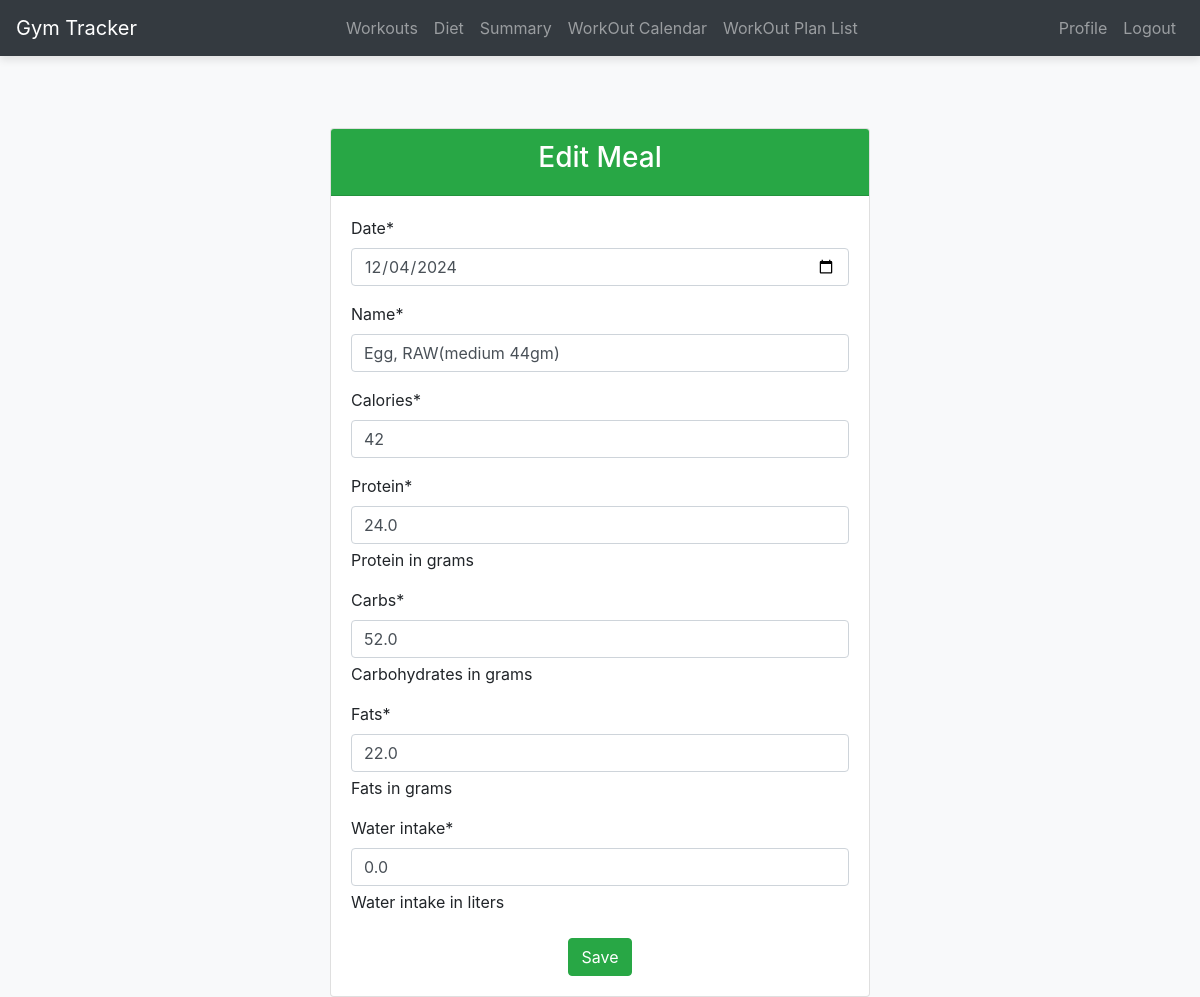
The page /diet/1/edit/ (signed in) on the database its author committed.
### diet_tracking/models.py (models this page shows, shortened)
class Meal(models.Model):
    user = models.ForeignKey(User, on_delete=models.CASCADE, related_name='meals')
    date = models.DateField()
    name = models.CharField(max_length=100)
    calories = models.IntegerField()
    protein = models.FloatField(help_text="Protein in grams")
    carbs = models.FloatField(help_text="Carbohydrates in grams")
    fats = models.FloatField(help_text="Fats in grams")
    water_intake = models.FloatField(help_text="Water intake in liters", default=0.0)

### diet_tracking/views.py (the view)
# urls.py: path('<int:pk>/edit/', views.diet_edit, name='diet_edit'),
@login_required
def diet_edit(request, pk):
    meal = get_object_or_404(Meal, pk=pk, user=request.user)
    if request.method == 'POST':
        form = MealForm(request.POST, instance=meal)
        if form.is_valid():
            form.save()
            return redirect('diet_detail', pk=meal.pk)
    else:
        form = MealForm(instance=meal)
    return render(request, 'diet_tracking/diet_form.html', {'form': form})

### diet_tracking/forms.py
class MealForm(forms.ModelForm):
    class Meta:
        model = Meal
        fields = ['date', 'name', 'calories', 'protein', 'carbs', 'fats', 'water_intake']
        widgets = {
            'date': forms.DateInput(attrs={'type': 'date'}),
        }

### templates/diet_tracking/diet_form.html (shortened to what this page needs)
{% extends 'base.html' %}
{% load crispy_forms_tags %}
{% block content %}
<div class="row justify-content-center">
    <div class="col-md-6">
        <div class="card mt-5">
            <div class="card-header bg-success text-white text-center">
                <h3>{% if form.instance.pk %}Edit{% else %}Add{% endif %} Meal</h3>
            </div>
            <div class="card-body">
                <form method="post">
                    {{ form|crispy }}
                    <div class="mt-4 text-center">
                        <button class="btn btn-success" type="submit">Save</button>
                    </div>
                </form>
            </div>
        </div>
    </div>
</div>
{% endblock %}

### static/css/styles.css (style rules this page uses)
body { background-color: #f8f9fa; }

### rows shown on the page
Meal: date "12/04/2024", name "Egg, RAW(medium 44gm)", calories "42", protein "24.0", carbs "52.0", fats "22.0", water_intake "0.0"
